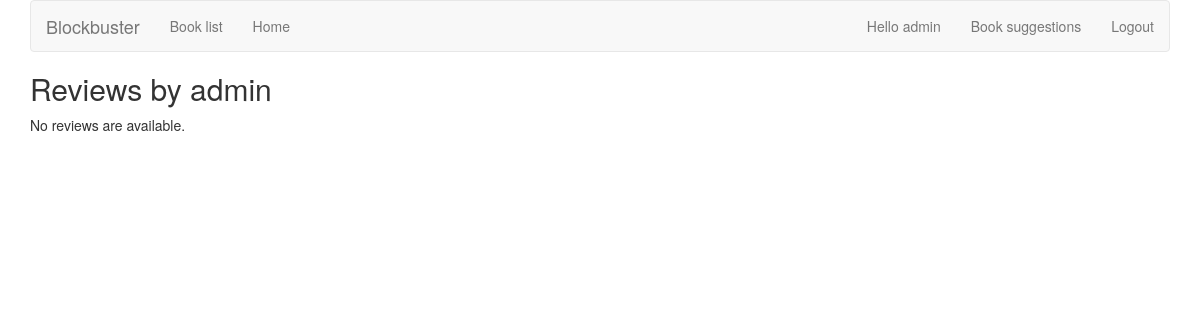
Page /bookfinder/review/user/ (signed in) on the earlier database version.
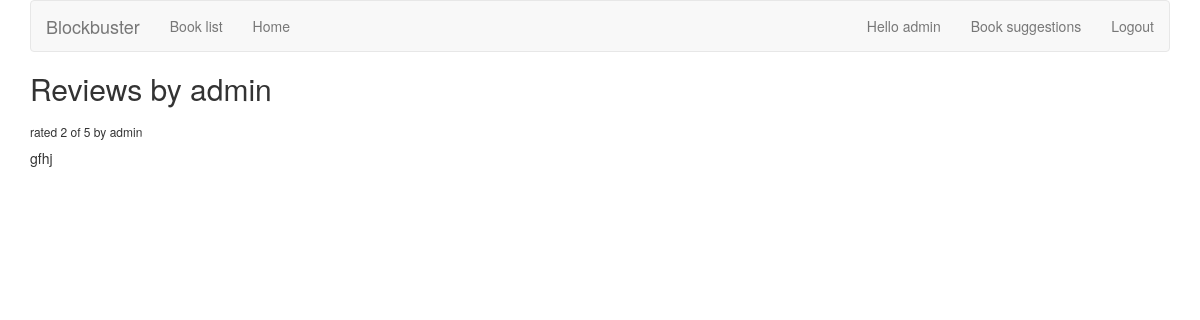
Same page on the later database version.
### bookfinder/models.py (models this page shows)
class Review(models.Model):
    RATING_CHOICES = (
        (1, '1'),
        (2, '2'),
        (3, '3'),
        (4, '4'),
        (5, '5'),
    )
    book = models.ForeignKey(Book)
    pub_date = models.DateTimeField('date published')
    user_name = models.CharField(max_length=100)
    comment = models.CharField(max_length=200)
    rating = models.IntegerField(choices=RATING_CHOICES)

### bookfinder/views.py (the view)
# urls.py: url(r'^review/user/(?P<username>\w+)/$', views.user_review_list, name='user_review_list'),
def user_review_list(request, username=None):
    if not username:
        username = request.user.username
    latest_review_list = Review.objects.filter(user_name=username).order_by('-pub_date')
    context = {'latest_review_list':latest_review_list, 'username':username}
    return render(request, 'bookfinder/user_review_list.html', context)

### bookfinder/templates/bookfinder/user_review_list.html
{% extends 'bookfinder/review_list.html' %}
{% block title %}
<h2>Reviews by {{ username }}</h2>
{% endblock %}

### bookfinder/templates/bookfinder/review_list.html (shortened to what this page needs)
{% extends 'base.html' %}
{% block content %}
  {% if latest_review_list %}
  <div class="row">
      {% for review in latest_review_list %}
      <div class="col-xs-6 col-lg-4">
          <h6>rated {{ review.rating }} of 5 by {{ review.user_name }}</h6>
          <p>{{ review.comment }}</p>
      </div>
      {% endfor %}
  </div>
  {% else %}
    <p>No reviews are available.</p>
  {% endif %}
{% endblock %}

Differences in the rows shown:
added Review: rating "2", user_name "admin", comment "gfhj"
Other differences:
text no longer shown: "No reviews are available."
